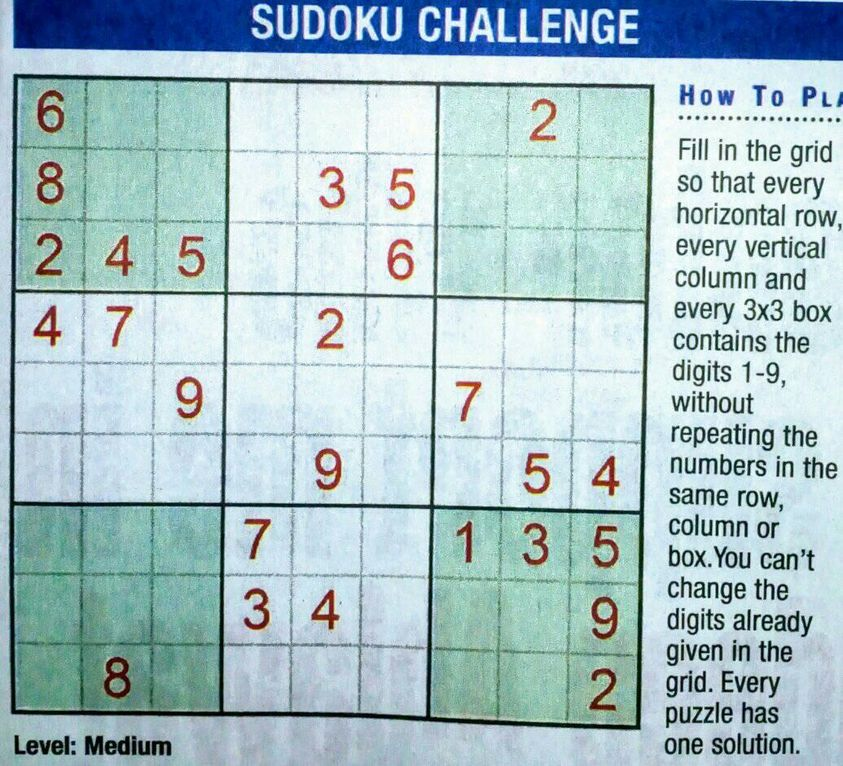
#> input picture Resources/7.jpg, 843 x 766 px, found by its file name
$ jupyter execute --allow-errors sudoku.ipynb
#> lines starting #> are read from the running program, lines starting #| are printed output that depends on the picture; after the words box and inside, x2 and y2 are one past the last pixel; in counts of white or black regions, pixels touching at a corner belong together
[cell 1]
import cv2 as cv
import numpy as np
from tensorflow.keras.models import load_model
from google.colab.patches import cv2_imshow

[cell 2]
# [30 lines left out: function stackImages, not called in this run]

[cell 3]
def intializePredectionModel():
    model = load_model("/content/myModel.h5")
    return model

[cell 4]
#step-1 retuening a preprocessed image

def preprocessing(img):
    gray = cv.cvtColor(img,cv.COLOR_BGR2GRAY)
    blur = cv.GaussianBlur(gray,(5,5), 1)
    threshold = cv.adaptiveThreshold(blur,255,cv.ADAPTIVE_THRESH_GAUSSIAN_C,cv.THRESH_BINARY_INV,11,2)# APPLY ADAPTIVE THRESHOLD

    return threshold

[cell 5]
#Step-3.1 getting the biggest contours

def biggestContour(contours):
    biggest = np.array([])
    max_area = 0
    for i in contours:
        area = cv.contourArea(i)
        if area > 50:
            peri = cv.arcLength(i,True)
            approx = cv.approxPolyDP(i,0.02*peri, True)
            if area > max_area and len(approx) ==4:
                biggest = approx
                max_area = area
    return biggest,max_area

[cell 6]
#Step-3.2 reordering the list of points in the biggest contours

def reorder(myPoints):
    myPoints = myPoints.reshape((4, 2))
    myPointsNew = np.zeros((4, 1, 2), dtype=np.int32)
    add = myPoints.sum(1)
    myPointsNew[0] = myPoints[np.argmin(add)]
    myPointsNew[3] =myPoints[np.argmax(add)]
    diff = np.diff(myPoints, axis=1)
    myPointsNew[1] =myPoints[np.argmin(diff)]
    myPointsNew[2] = myPoints[np.argmax(diff)]
    return myPointsNew

[cell 7]
#Step-4.1 Splitting all the boxes in the sudoku warped image such that getting all the digits in the sudoku image

def splitting(img):
    rows = np.vsplit(img,9)
    boxes = []
    for r in rows:
        cols = np.hsplit(r, 9)
        for box in cols:
            boxes.append(box)
    return boxes

[cell 8]
#Step-4.2 getPredictions

# [22 lines left out: function getPredictions, not called in this run]

[cell 9]
#Step-4 Dispalying all the number on the board

# [10 lines left out: function display_numbers, not called in this run]

[cell 10]
def drawGrid(img):
    secW = int(img.shape[1]/9)
    secH = int(img.shape[0]/9)
    for i in range (0,9):
        pt1 = (0,secH*i)
        pt2 = (img.shape[1],secH*i)
        pt3 = (secW * i, 0)
        pt4 = (secW*i,img.shape[0])
        cv.line(img, pt1, pt2, (255, 255, 0),2)
        cv.line(img, pt3, pt4, (255, 255, 0),2)
    return img

[cell 11]
"""
This module finds the solution of a given sudoku problem
Example input board
board = [
    [7,8,0,4,0,0,1,2,0],
    [6,0,0,0,7,5,0,0,9],
    [0,0,0,6,0,1,0,7,8],
    [0,0,7,0,4,0,2,6,0],
    [0,0,1,0,5,0,9,3,0],
    [9,0,4,0,6,0,0,0,5],
    [0,7,0,3,0,0,0,1,2],
    [1,2,0,0,0,7,4,0,0],
    [0,4,9,2,0,6,0,0,7]
]
"""

# [50 lines left out: functions solve, valid, print_board, find_empty, not called in this run]

[cell 12]
# print('Setting UP')
# import os
# os.environ['TF_CPP_MIN_LOG_LEVEL'] = '3'
"""
when ur using tensorflow in vscode, pycharm etc,. use these lines to hide the errors
which apperar in terminal
"""

[cell 13]
################################################################################
img_path = '/content/7.jpg'
height_img = 450
width_img = 450
#> (the rest of this cell did not finish here and is left out)

[cell 14]
## 1-Prepareing the image

img =  cv.imread(img_path)
#> img is the input picture: shape (766, 843, 3); mean B, G, R 198.9, 193.1, 168.3
img = cv.resize(img, (height_img, width_img))
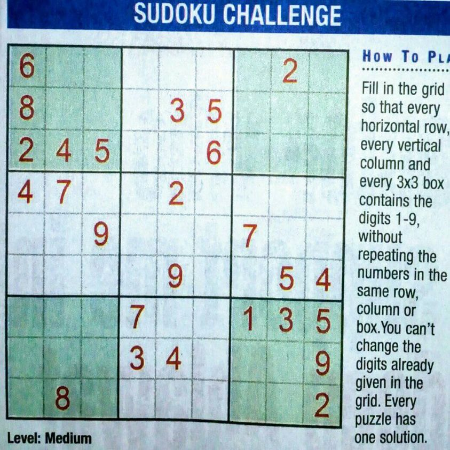
#> img: shape (450, 450, 3); mean B, G, R 198.8, 193, 168.2
img_blank = np.zeros((height_img, width_img, 3), np.uint8)
img_threshold = preprocessing(img)
#> in preprocessing, `gray = cv.cvtColor(img,cv.COLOR_BGR2GRAY)`:
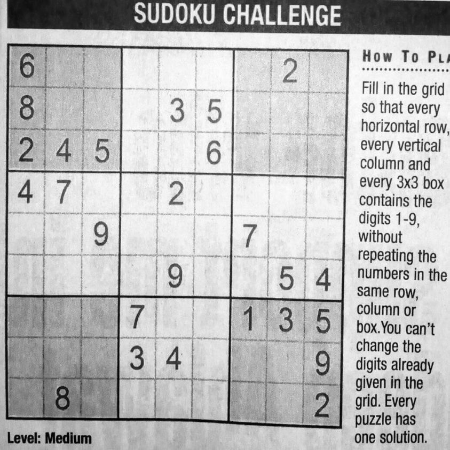
#> gray: shape (450, 450); min 0, max 253, mean 186.2
#> in preprocessing, `blur = cv.GaussianBlur(gray,(5,5), 1)`:
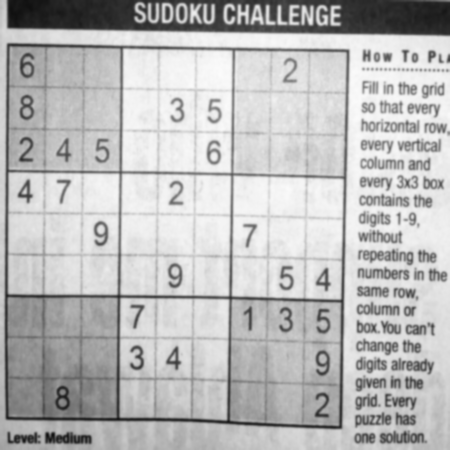
#> blur: shape (450, 450); min 16, max 251, mean 186.2
#> in preprocessing, `threshold = cv.adaptiveThreshold(blur,255,cv.ADAPTIVE_THRESH_GAUSSIAN_..`:
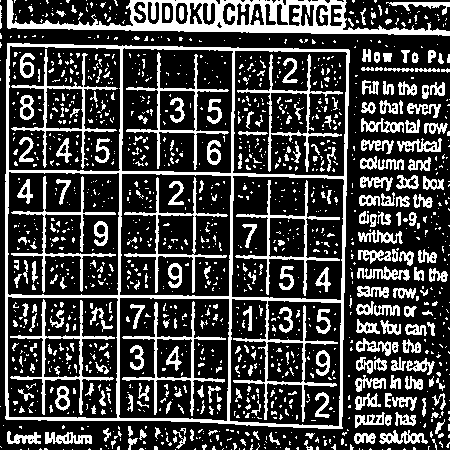
#> threshold: shape (450, 450); 26.4% white; 1424 white regions (1165 under 20 px)

[cell 15]
## 2-Making contours in the image

img_contours = img.copy()
img_biggest = img.copy()
contours, heirarchy =cv.findContours(img_threshold, cv.RETR_EXTERNAL, cv.CHAIN_APPROX_SIMPLE)
#> contours = 450 contours, 354 with area under 20; largest, box (x1, y1, x2, y2) and area: (5, 43, 350, 429) 127560, (7, 0, 450, 36) 7806, (379, 430, 428, 444) 312, (45, 432, 92, 444) 300, (397, 138, 442, 152) 286
cv.drawContours(img_contours, contours,-1,(0,255,0), 3)
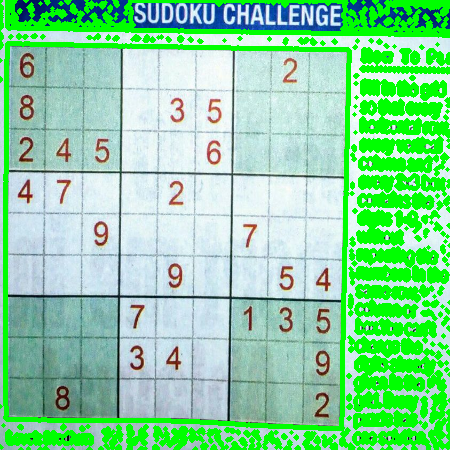
#> img_contours: shape (450, 450, 3); mean B, G, R 159, 215.1, 137.2

[cell 16]
## 3-Find the biggest contour or shape to get the sudoku and transform it

biggest , max_area = biggestContour(contours)
#> the loop in biggestContour, `for i in contours:` made 450 passes
#> (area, peri) on passes 83, 92, 100, 101, 132, 133, 141, 145, 150, 151, 152, 159: (147.5, 77.36), (300, 189.4), (192.5, 136.3), (312, 197.5), (133, 99.6), (205, 123.9), (115.5, 128.3), (169, 124.1), (112, 95.94), (67, 62.97), (192, 157.4), (177, 136.7)
#> area on pass 55: 22.5
#> after the loop in biggestContour, `for i in contours:`: biggest = [[7, 43], [5, 418], [342, 428], [349, 50]]; max_area = 127560
#> biggest = [[7, 43], [5, 418], [342, 428], [349, 50]]; max_area = 127560
# print(biggest , max_area)
#> (the rest of this cell did not finish here and is left out)

#> in reorder, `myPoints = myPoints.reshape((4, 2))`: myPoints = [[7, 43], [5, 418], [342, 428], [349, 50]]
#> in reorder, `add = myPoints.sum(1)`: add = [50, 423, 770, 399]
#> in reorder, `diff = np.diff(myPoints, axis=1)`: diff = [36, 413, 86, -299]
#> `biggest=reorder(biggest)`: biggest = [[7, 43], [349, 50], [5, 418], [342, 428]]
#> `cv.drawContours(img_biggest,biggest,-1,(0,255,0),20)`:
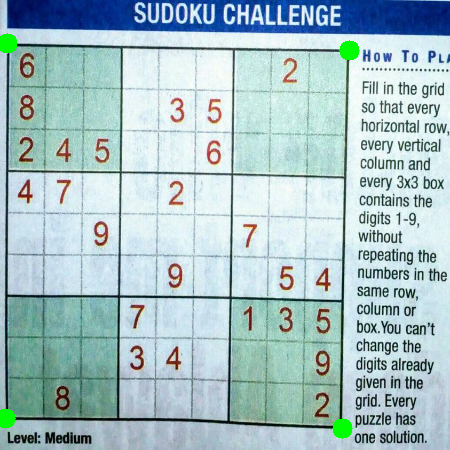
#> img_biggest: shape (450, 450, 3); 0.59% of pixels changed, all inside (x1, y1, x2, y2) = (0, 33, 360, 439)
#> `matrix = cv.getPerspectiveTransform(pts1,pts2)`: matrix = [[1.32, 0.00707, -9.58], [-0.0242, 1.18, -50.6], [2.53e-05, -3.83e-05, 1]]
#> `Wraped_img = cv.warpPerspective(img,matrix,(width_img ,height_img))`:
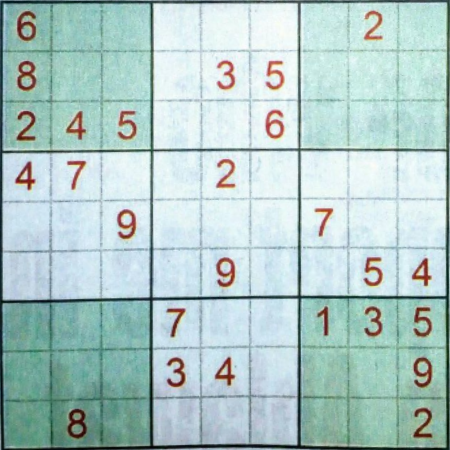
#> Wraped_img: shape (450, 450, 3); mean B, G, R 199.5, 201.4, 175.8
#> `Wraped_img = cv.cvtColor(Wraped_img,cv.COLOR_BGR2GRAY)`:
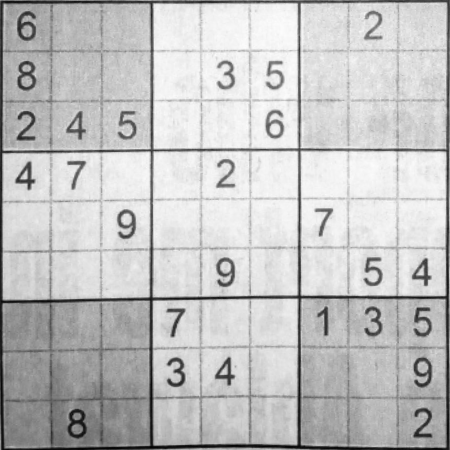
#> Wraped_img: shape (450, 450); min 3, max 252, mean 193.5
    cv.drawContours(img_biggest,biggest,-1,(0,255,0),20)
    pts1 = np.float32(biggest)
    pts2 = np.float32([[0,0],[width_img,0],[0,height_img],[width_img,height_img]])
    matrix = cv.getPerspectiveTransform(pts1,pts2)
    # print(biggest,pts1)
    Wraped_img = cv.warpPerspective(img,matrix,(width_img ,height_img))
    Detect_degits_img = img_blank.copy()
    Wraped_img = cv.cvtColor(Wraped_img,cv.COLOR_BGR2GRAY)

    ##Step-4 splitting the image such that we can take every box individually
    img_digits = img_blank.copy()
    img_solved = img_blank.copy()
    boxes = splitting(Wraped_img)
#> in splitting, `rows = np.vsplit(img,9)`: rows = 9 items
#> the loop in splitting, `for r in rows:` made 9 passes
#> after the loop in splitting, `for r in rows:`: boxes = 81 items
    # print( len(boxes))
    numbers = getPredictions(boxes, model)
    # print(numbers)
    img_digits = display_numbers(img_digits,numbers,color=(255,0,255))
    numbers = np.asarray(numbers)
    posarray = np.where(numbers>0,0,1)
    # print(posarray)

    ############################################################################
    ############################################################################

    # Step - 5 making the board and getting ans
    board = np.array_split(numbers,9)
    print(board)
    try:
      solve(board)
    except:
      print(f"The solve function failed check the input charecters once again for any invalid input\n {board}")
    print(board)
    flat_list = []

    for sub_list in board:
        for item in sub_list:
            flat_list.append(item)

    solved_nums = flat_list*posarray
    img_solved = display_numbers(img_solved,solved_nums)
    ############################################################################
    ############################################################################
    UNWraped_img = img_blank.copy()
    solution_IMG = img.copy()
    matrix = cv.getPerspectiveTransform(pts2,pts1)
    UNWraped_img = cv.warpPerspective(img_solved,matrix,(width_img ,height_img))
    solution_IMG = cv.addWeighted(UNWraped_img, 1,img,0.5,1)

[cell 17]
img_solved = drawGrid(img_solved)
img_digits = drawGrid(img_digits)

$ run again, with Resources/5.jpg copied over Resources/7.jpg
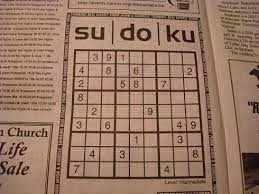
#> input picture Resources/5.jpg, 259 x 194 px, found by its file name
#> img is the input picture: shape (194, 259, 3); mean B, G, R 100.8, 120.9, 152
#> img: shape (450, 450, 3)
#> in preprocessing, `threshold = cv.adaptiveThreshold(blur,255,cv.ADAPTIVE_THRESH_GAUSSIAN_..`:
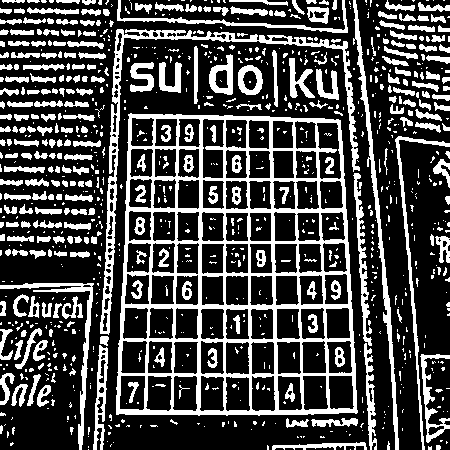
#> threshold: shape (450, 450); 28.2% white; 951 white regions (659 under 20 px)
#> contours = 766 contours, 571 with area under 20; largest, box (x1, y1, x2, y2) and area: (116, 113, 358, 416) 67320, (100, 29, 360, 335) 3843, (353, 0, 399, 450) 1496, (0, 283, 94, 450) 964, (395, 136, 450, 450) 798
#> the loop in biggestContour, `for i in contours:` made 766 passes
#> (area, peri, biggest, max_area) on pass 196: (963.5, 653.1, [[0, 285], [90, 291], [81, 449], [93, 283]], 963.5)
#> after the loop in biggestContour, `for i in contours:`: biggest = [[128, 114], [116, 414], [356, 413], [340, 120]]; max_area = 67320.5
#> `biggest , max_area = biggestContour(contours)`: biggest = [[128, 114], [116, 414], [356, 413], [340, 120]]; max_area = 67320.5
#> myPoints = [[128, 114], [116, 414], [356, 413], [340, 120]]
#> add = [242, 530, 769, 460]
#> diff = [-14, 298, 57, -220]
#> `biggest=reorder(biggest)`: biggest = [[128, 114], [340, 120], [116, 414], [356, 413]]
#> img_biggest: shape (450, 450, 3); mean B, G, R 100.1, 121.7, 151
#> matrix = [[2.15, 0.0859, -284.6], [-0.0498, 1.76, -194.3], [-0.000125, 0.000458, 1]]
#> `Wraped_img = cv.cvtColor(Wraped_img,cv.COLOR_BGR2GRAY)`:
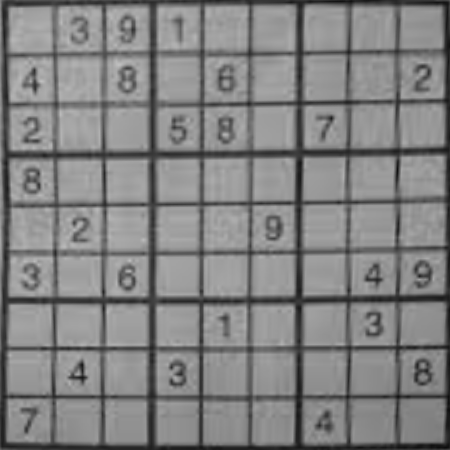
#> Wraped_img: shape (450, 450); min 13, max 191, mean 130.4
#> rows = 9 items
#> the loop in splitting, `for r in rows:` made 9 passes
#> after the loop in splitting, `for r in rows:`: boxes = 81 items
